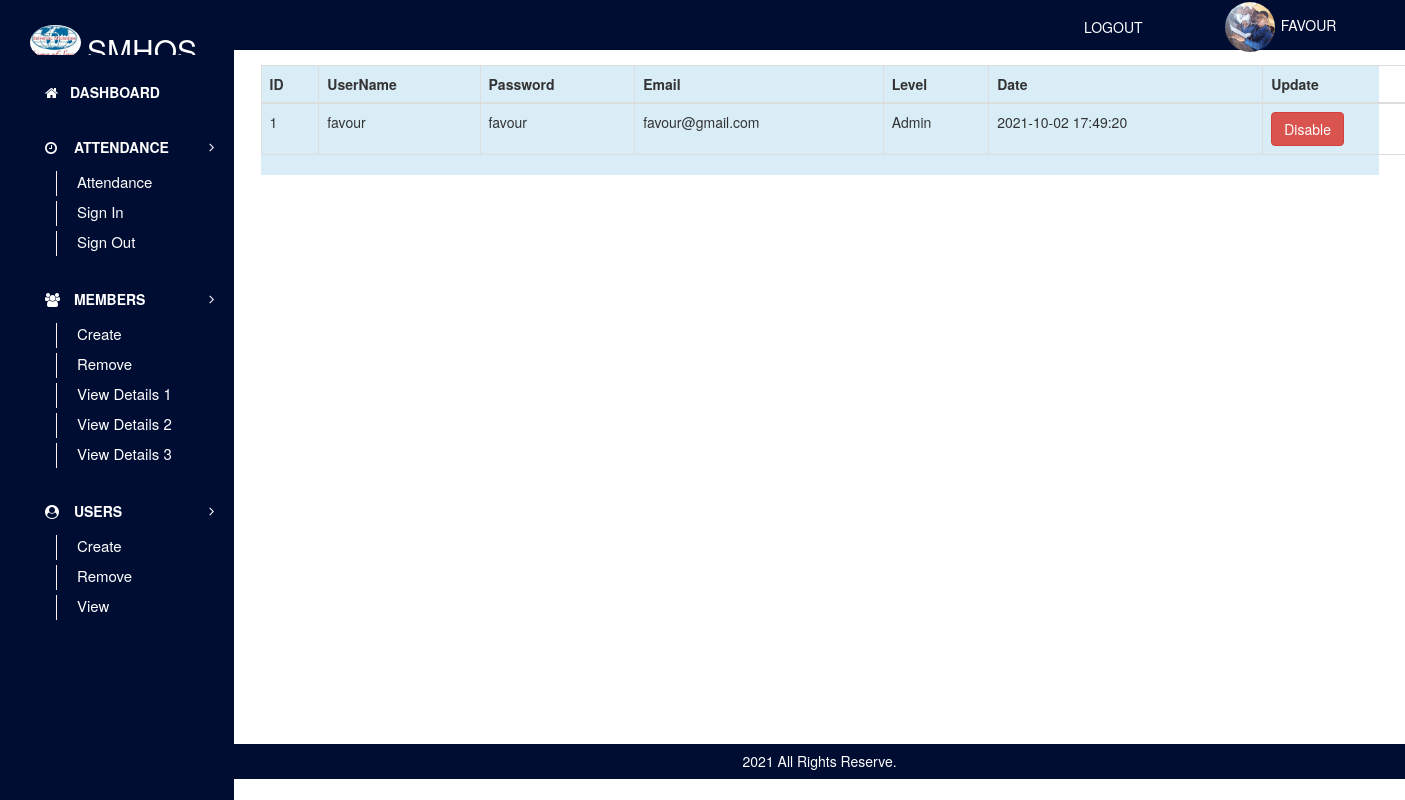
/viewUser (signed in), run on the app's committed database.
### tables this page shows
CREATE TABLE `users` (
  `userId` int(11) NOT NULL,
  `userName` varchar(30) NOT NULL,
  `password` varchar(30) NOT NULL,
  `email` varchar(30) NOT NULL,
  `position` varchar(10) NOT NULL,
  `date` datetime NOT NULL DEFAULT CURRENT_TIMESTAMP,
  `status` varchar(10) NOT NULL
);

### config/dataBaseLink.php (called while the page is built, shortened)
<?php
class HomeCell{
private $connect = NULL;
public function __construct()
  {
$servername = "localhost";
$username = "root";
$password = "";
$dbname = "favhomecell";
  $this->connect = "";
  try{
  $this->connect = new PDO("mysql:host=$servername;dbname=$dbname", $username, $password);
  $this->connect->setAttribute(PDO::ATTR_ERRMODE, PDO::ERRMODE_EXCEPTION);
  $this->connect->exec("SET CHARACTER SET utf8");
    }
  catch(PDOException $e) {
  echo 'Error: ' . $e->getMessage();
        }
  }
 public function tbl_select($tblquery,$tblvalue = array())
 {
 try{
  $stmt = $this->connect->prepare($tblquery);
  $stmt->execute($tblvalue);
  $results = $stmt->fetchAll(PDO::FETCH_ASSOC);
  return $results;
} catch(PDOException $e) {
    echo 'Error: ' . $e->getMessage();
  }
 }
  }
?>

### pages/viewUser.php (the view, shortened to what this page needs)
<div class="bg-info">
<div class="container">
    <div class="row justify-content-center">
        <table class="table table-bordered table-hover" id="table">
            <thead>
                <tr>
                    <th>ID</th>
                    <th>UserName</th>
                    <?php
                        if($_SESSION['position'] == "Admin"){
                            echo "<th>Password</th>";
                        }
                    ?>
                    <th>Email</th>
                    <th>Level</th>
                    <th>Date</th>
                    <?php
                        if($_SESSION['position'] == "Admin"){
                            echo "<th>Update</th>";
                        }
                    ?>
                </tr>
            </thead>
            <tbody>
                <tr>
                    <?php
                        $tblquery = "SELECT * FROM users";
                        $tblvalue = array();
                        $select = $collect->tbl_select($tblquery, $tblvalue);
                        foreach($select as $data){
                            extract($data);
                            ?>
                            <?php
                                if($_SESSION['position'] == "Admin"){
                                    if($status == "Active"){
                                        echo "
                                            <tr>
                                                <td>$userId</td>
                                                <td>$userName</td>
                                                <td>$password</td>
                                                <td>$email</td>
                                                <td>$position</td>
                                                <td>$date</td>
                                                <td>
                                                    <form action='viewUser' method='POST' style='margin:0px;padding:0px;'>
                                                        <input type='hidden' name='dis' value='$userId'>
                                                        <input type='submit' name='disable' value='Disable' class='btn btn-danger'>
                                                    </form>
                                                </td>
                                            </tr>
                                        ";
                                    }
                                }
                        }
                    ?>
                </tr>
            </tbody>
        </table>
    </div>
</div>
</div>

### styles/stylesheet.css (style rules this page uses)
body { box-sizing: border-box; font-family: 'Roboto', sans-serif; margin: 0; overflow: hidden; padding: 0; }
form { margin-top: 23px; padding:10px; }

### data on the page
users: userId "1", userName "favour", password "favour", email "favour@gmail.com", position "Admin", date "2021-10-02 17:49:20"

### other printed values
$_SESSION['userName'] "FAVOUR"
